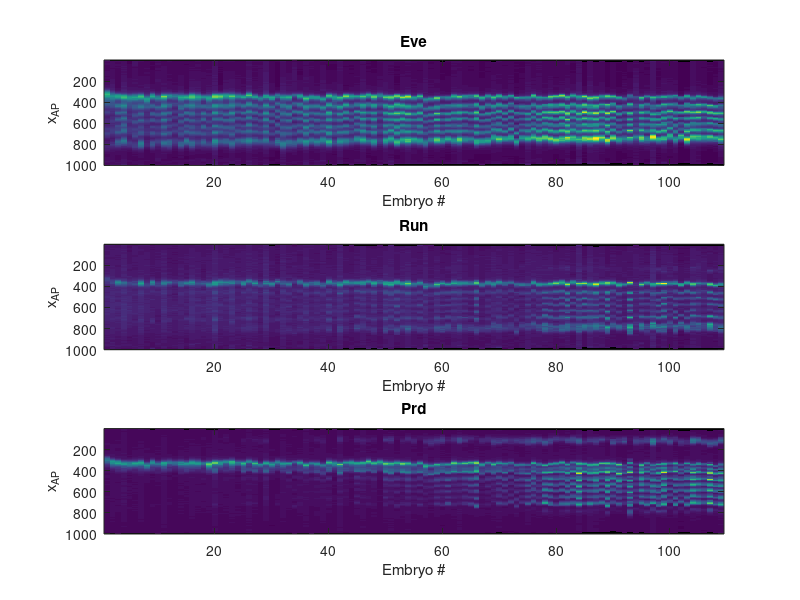

The MATLAB source for this figure:
%% load pair-rule expression data
load('pair_rule_expression_data.mat');

age=[data.age];
profiles_eve=horzcat(data.eve);
profiles_run=horzcat(data.run);
profiles_prd=horzcat(data.prd);
%% inspect data
figure(1)
subplot(3,1,1)
imagesc(profiles_eve);
xlabel('Embryo #');
ylabel('x_{AP}')
title('Eve');
subplot(3,1,2)
imagesc(profiles_run);
xlabel('Embryo #');
ylabel('x_{AP}')
title('Run');
subplot(3,1,3)
imagesc(profiles_prd);
xlabel('Embryo #');
ylabel('x_{AP}')
title('Prd');